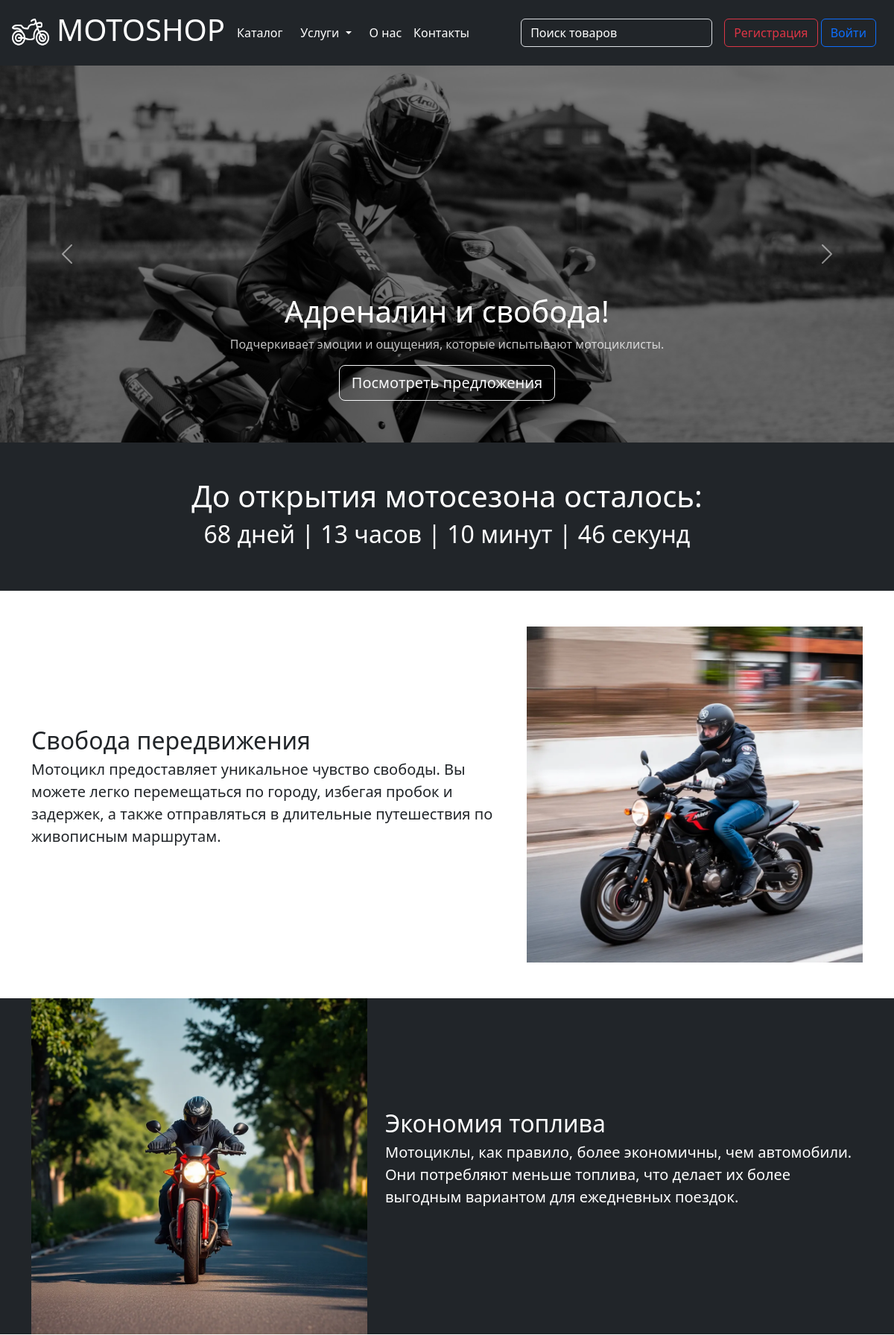
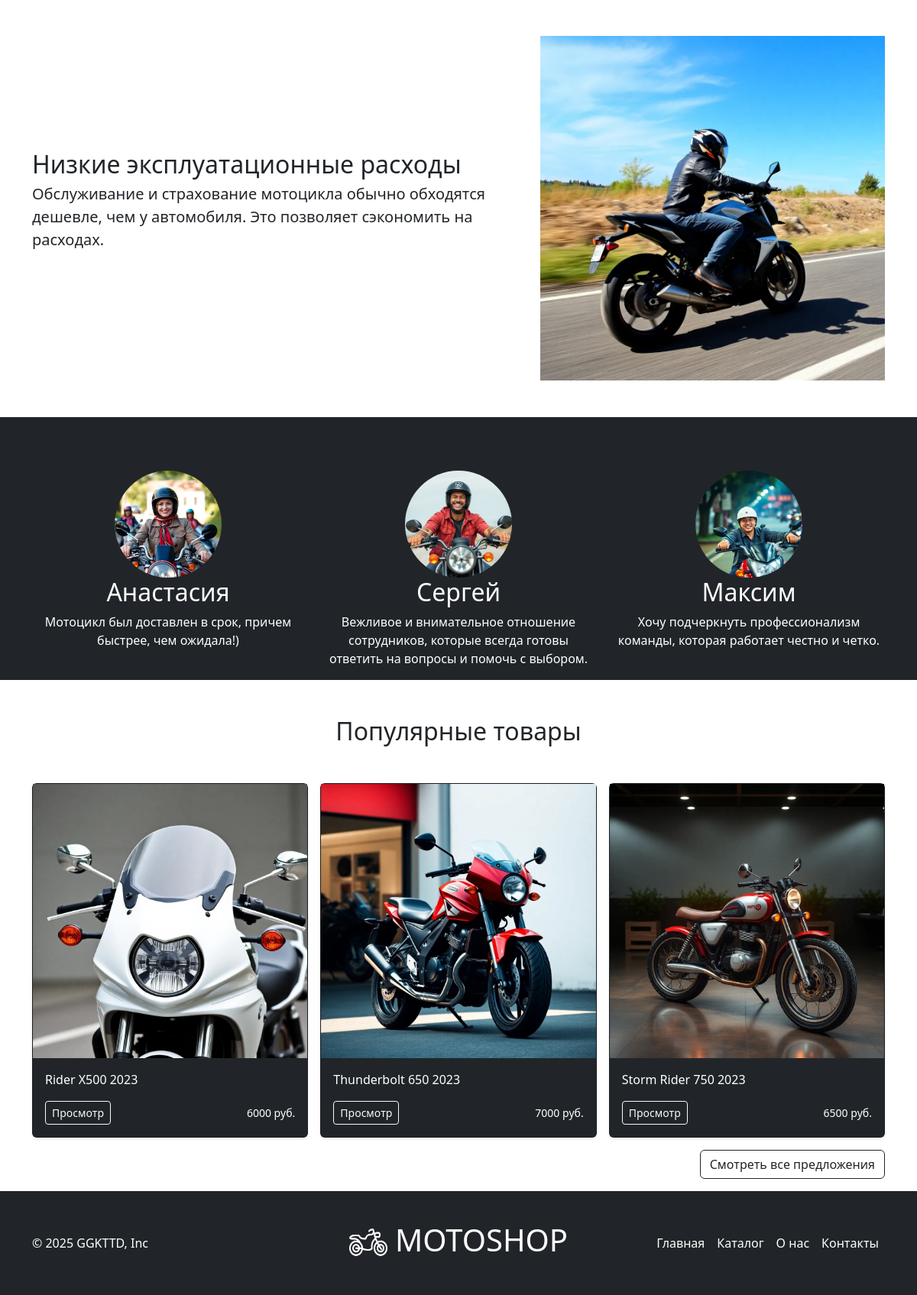
The page / on the database its author committed (2 pictures, top to bottom).
### app.py (models this page shows, shortened)
class Articles(db.Model):
    id = db.Column(db.Integer,primary_key=True)
    title = db.Column(db.String(100))
    text = db.Column(db.Text)
    image_name = db.Column(db.String(100))
    category = db.Column(db.String(100))
    price = db.Column(db.Integer)
    orders = db.relationship('Orders', backref='article', lazy=True)

### app.py (the view)
@app.route('/', methods=['GET', 'POST'])
def index():
    random_articles = Articles.query.order_by(func.random()).limit(3).all()
    return render_template("index.html",random_articles=random_articles)

### app.py (called while the page is built)
@app.context_processor
def inject_user():
    def get_user_name():
        if 'name' in session:
            return Users.query.filter_by(email=session['name']).first()
    return dict(active_user=get_user_name())

@app.context_processor
def inject_user():
    return dict(
    articles_category=db.session.query(Articles.category).distinct().all(),
    )

@app.context_processor
def inject_services():
    return dict(
    services=db.session.query(Services).all(),
    )

@app.context_processor
def inject_custom_css():
    return dict(
        admin_css_url='/static/css/custom_admin.css'  # Укажите путь к вашему CSS-файлу
    )

### templates/index.html (shortened to what this page needs)
{% extends 'base.html' %}
{% block main %}
    <main>
      <div id="myCarousel" class="carousel slide mb-6" data-bs-ride="carousel">
        <div class="carousel-inner">
          <div class="carousel-item active">
            <img src="../static/img/slide1.jpg" width="100%" alt="" />
            <div class="container">
              <div class="carousel-caption">
                <h1>Адреналин и свобода!</h1>
                <p class="opacity-75">
                  Подчеркивает эмоции и ощущения, которые испытывают
                  мотоциклисты.
                </p>
                <p>
                  <a class="btn btn-lg btn-outline-light" href="/catalog"
                    >Посмотреть предложения</a
                  >
                </p>
              </div>
            </div>
          </div>
        </div>
        <button
          class="carousel-control-prev"
          type="button"
          data-bs-target="#myCarousel"
          data-bs-slide="prev"
        >
          <span class="carousel-control-prev-icon" aria-hidden="true"></span>
        </button>
        <button
          class="carousel-control-next"
          type="button"
          data-bs-target="#myCarousel"
          data-bs-slide="next"
        >
          <span class="carousel-control-next-icon" aria-hidden="true"></span>
        </button>
      </div>
      <div class="bg-dark">
        <div class="container text-white d-flex justify-content-center aling-items-center text-center">
          <div class="my-5">
            <h1>До открытия мотосезона осталось:</h1>
            <h2 id="timer"></h2>
          </div>
        </div>
      </div>
      <div class=" marketing">
        <div class="container">
          <div class="row featurette my-5">
            <div class="col-md-7 d-flex flex-column justify-content-center">
              <h2 class="featurette-heading fw-normal lh-1">
                Свобода передвижения
              </h2>
              <p class="lead">
                Мотоцикл предоставляет уникальное чувство свободы. Вы можете легко
                перемещаться по городу, избегая пробок и задержек, а также
                отправляться в длительные путешествия по живописным маршрутам.
              </p>
            </div>
            <div class="col-md-5">
              <img src="../static/img/1.jpg" width="100%" alt="" />
            </div>
          </div>
        </div>
        <div class="bg-dark">
        <div class="container">
        <div class="row featurette my-5">
          <div class="col-md-7 order-md-2 d-flex flex-column justify-content-center">
            <h2 class="featurette-heading fw-normal lh-1 text-white">Экономия топлива</h2>
            <p class="lead text-white">
              Мотоциклы, как правило, более экономичны, чем автомобили. Они
              потребляют меньше топлива, что делает их более выгодным вариантом
              для ежедневных поездок.
            </p>
          </div>
          <div class="col-md-5 order-md-1 ">
            <img src="../static/img/2.jpg" width="100%" alt="" />
          </div>
        </div>
      </div>
    </div>
<div class="container">
  <div class="row featurette my-5">
    <div class="col-md-7 d-flex flex-column justify-content-center">
      <h2 class="featurette-heading fw-normal lh-1 ">
        Низкие эксплуатационные расходы
      </h2>
      <p class="lead ">
        Обслуживание и страхование мотоцикла обычно обходятся дешевле, чем
        у автомобиля. Это позволяет сэкономить на расходах.
      </p>
    </div>
    <div class="col-md-5">
      <img src="../static/img/3.jpg" width="100%" alt="" />
    </div>
  </div>
</div>
      </div>
         <div class="bg-dark">
            <div class="container">
              <div class="row my-5 text-center">
                <h2 class="my-3">Отзывы наших клиентов</h2>
                <div class="col-lg-4">
                  <img src="../static/img/review1.jpg" class="review" width="140" alt="" />
                  <h2 class="fw-normal text-white">Анастасия</h2>
                  <p class="text-white">Мотоцикл был доставлен в срок, причем быстрее, чем ожидала!)</p>
                </div>
                <div class="col-lg-4">
                  <img src="../static/img/review2.jpg" class="review" width="140" alt="" />
                  <h2 class="fw-normal text-white">Сергей</h2>
                  <p class="text-white">
                    Вежливое и внимательное отношение сотрудников, которые всегда
                    готовы ответить на вопросы и помочь с выбором.
                  </p>
                </div>
                <div class="col-lg-4">
                  <img src="../static/img/review3.jpg" class="review" width="140" alt="" />
                  <h2 class="fw-normal text-white">Максим</h2>
                  <p class="text-white">
                    Хочу подчеркнуть профессионализм команды, которая работает честно
                    и четко.
                  </p>
                </div>
              </div>
            </div>
         </div>
      <div class="container">
        <h2 class="text-center my-5">Популярные товары</h2>
        <div class="row row-cols-1 row-cols-sm-2 row-cols-md-3 g-3">
{%for article in random_articles%}
<div class="col">
  <div class="card shadow-sm bg-dark">
    <a href="/article/{{article.id}}">
      <img src="../static/img/upload/{{article.image_name}}" width="100%" alt="" />
    </a>
    <div class="card-body">
      <p class="card-text text-white">{{article.title}}</p>
      <div class="d-flex justify-content-between align-items-center">
        <div class="btn-group">
          <a
            href="/article/{{article.id}}"
            class="btn btn-sm btn-outline-light"
            >Просмотр</a
          >
        </div>
        <small class="text-body-white text-white">{{article.price}} руб.</small>
      </div>
    </div>
  </div>
</div>
{%endfor%}
        </div>
        <div class="text-end my-3">
          <a href="/catalog" class="btn btn-outline-dark"
            >Смотреть все предложения</a
          >
        </div>
      </div>
    </main>
    {% endblock %}

### static/css/styles.css (style rules this page uses)
html { height: 100%; }
body { display: flex; flex-direction: column; height: 100%; background-color: #ffff; border-radius: 30px; }
main { flex: 1 0 auto; }
.carousel-item { background-color: black; }
.carousel-item img { opacity: 0.5; }
.review { border-radius: 50%; }

### rows shown on the page
Articles: image_name (picture), title "Rider X500 2023", price "6000"
Articles: image_name (picture), title "Thunderbolt 650 2023", price "7000"
Articles: image_name (picture), title "Storm Rider 750 2023", price "6500"
